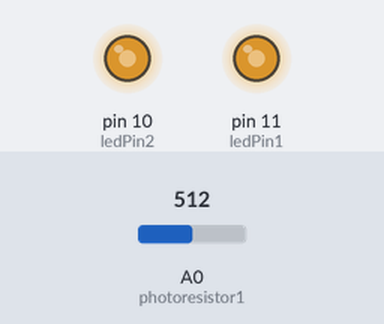
Simulated run of this sketch. Board: Arduino Uno, built with avr-gcc and run on an emulated ATmega328P. Shown: output pins drawn as LEDs (lit = HIGH). The inputs (shaded band) are chosen by the test bench; at power-on: A0 (photoresistor1) = 512.

Above: at 1.2 s.
1.3 s: A0 (photoresistor1) set to 716
At 2.4 s:
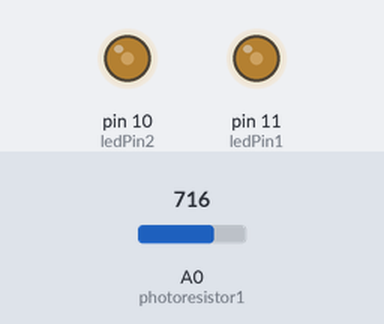
2.8 s: A0 (photoresistor1) set to 900
At 3.5 s:
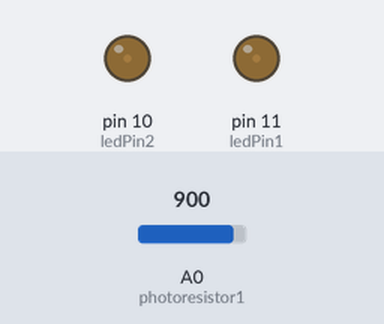
4.3 s: A0 (photoresistor1) set to 1023
At 4.7 s:
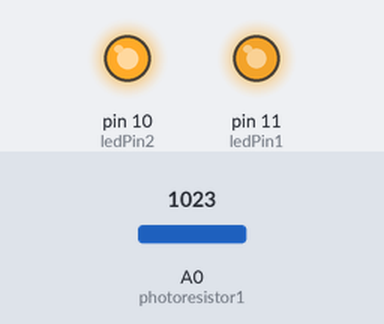
5.8 s: A0 (photoresistor1) set to 122
At 7.0 s:
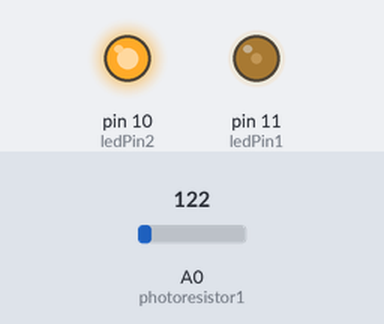
Timing chart, 0 to 8.3 s (numbered marks = the images above; inputs shaded):
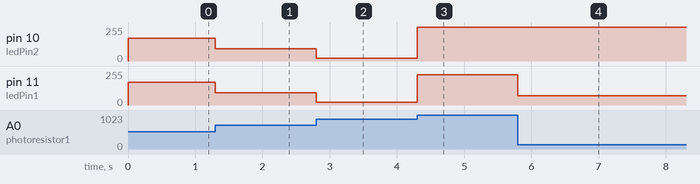

Measured:
- after the input at 1.3 s, pin 10 (ledPin2), pin 11 (ledPin1): 172/255 → 92/255 at once
- after the input at 2.8 s, pin 10 (ledPin2), pin 11 (ledPin1): 92/255 → 20/255 at once
- after the input at 4.3 s, pin 10 (ledPin2): 20/255 → 255/255 at once; pin 11 (ledPin1): 20/255 → 228/255 at once
- after the input at 5.8 s, pin 11 (ledPin1): 228/255 → 68/255 at once

The sketch:

EvilGeniusRobot.ino
```cpp
//  Robot Friend, with photoresistor eyes!!!

/////////////////////////////start of sketch/////////////////////////////////

int photoresistor1 = A0;  // photoresistor pins

int ledPin1 = 11;  // led pins
int ledPin2 = 10;

void setup() {
  // no code needed here
}

void loop() {
  int val1=analogRead(photoresistor1);  // assign variables

  int ledLevel=map(val1, 300, 950, 255, 0); //LED's levelss

  analogWrite(ledPin1, ledLevel);  //turn LED's on proportionally
  analogWrite(ledPin2, ledLevel);
}
```
